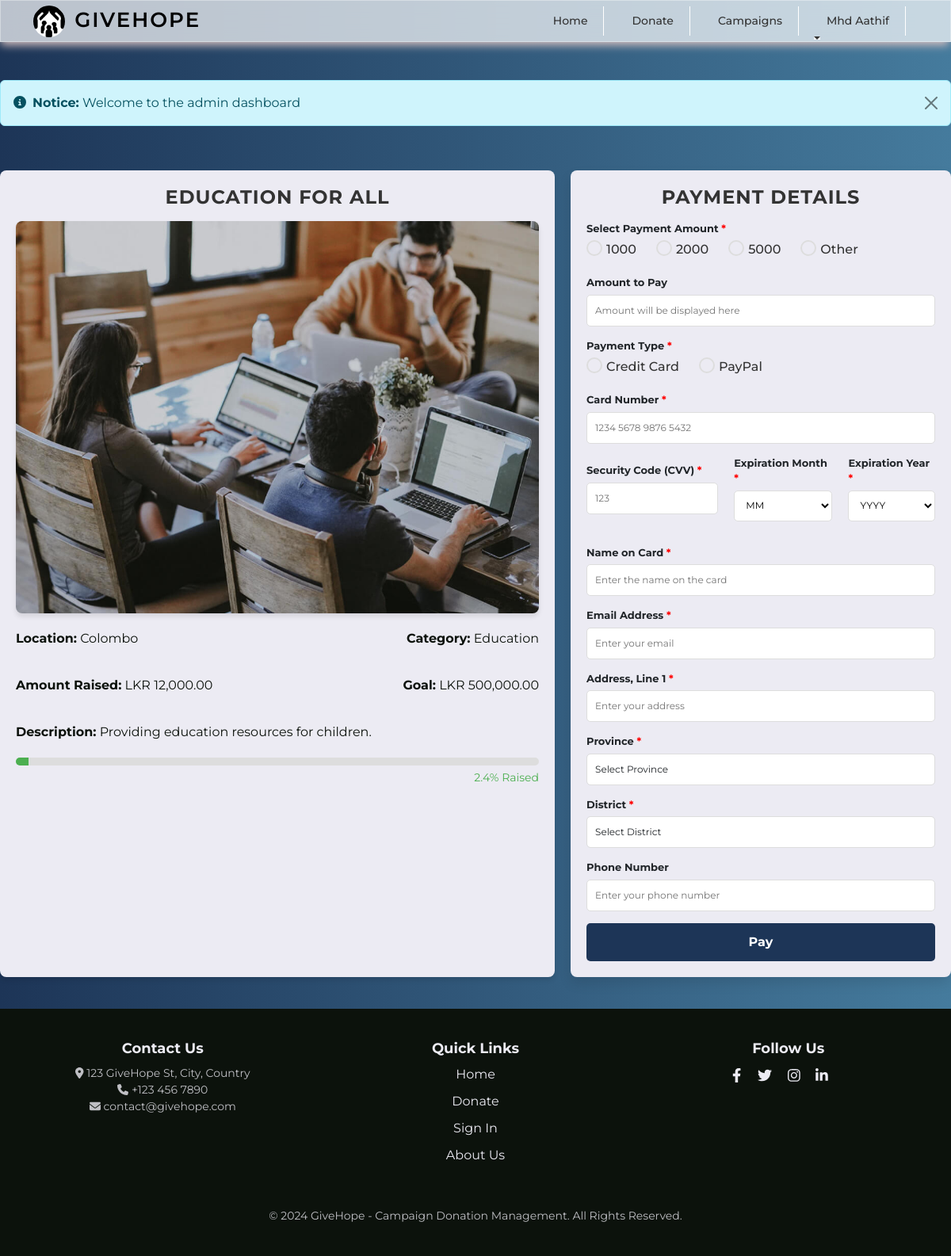
Page /donate.php?id=2 (signed in) on the earlier database version.
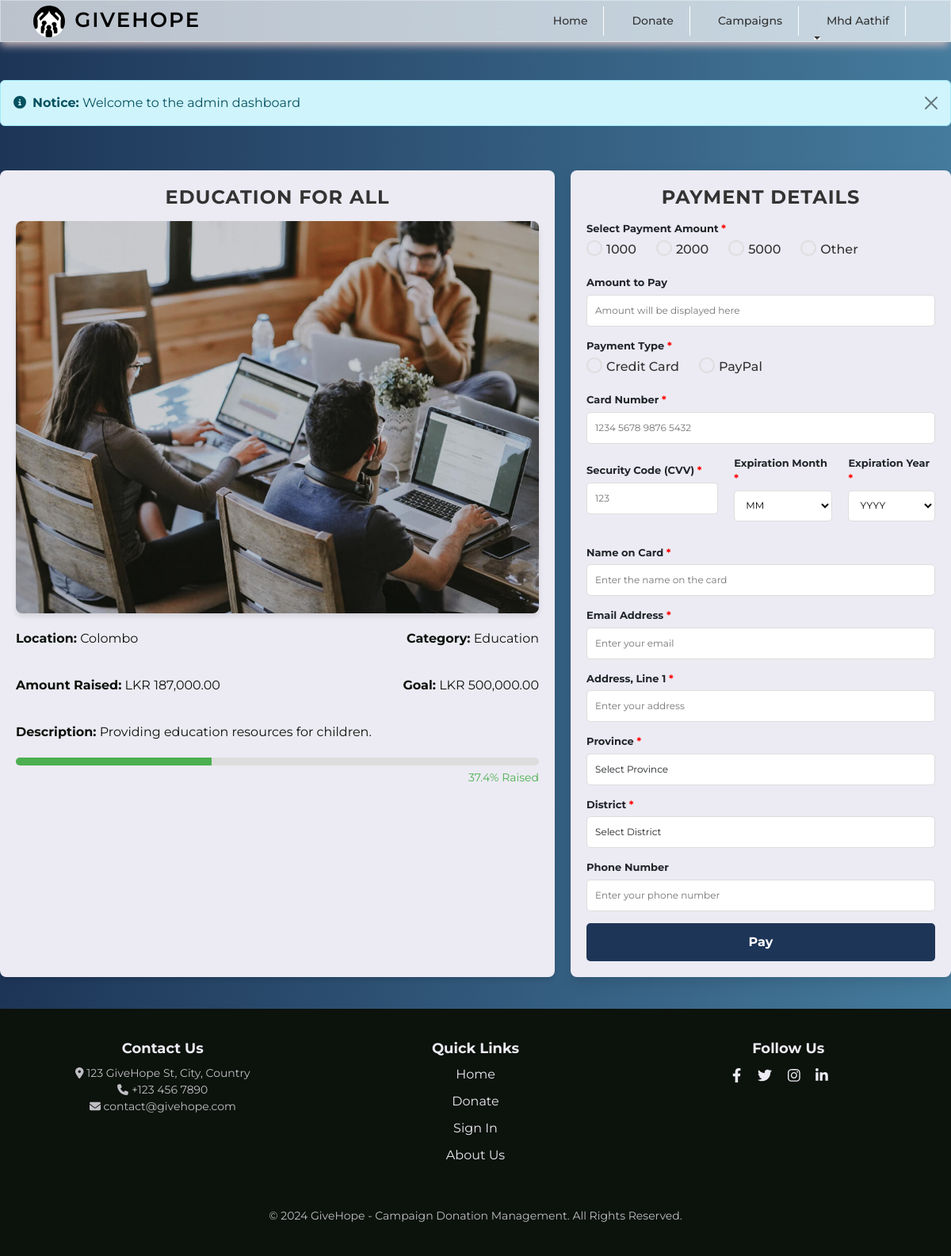
Same page on the later database version.
### tables this page shows
CREATE TABLE `campaigns` (
  `id` int(11) NOT NULL,
  `user_id` int(11) DEFAULT NULL,
  `title` varchar(255) NOT NULL,
  `location` varchar(255) NOT NULL,
  `description` text NOT NULL,
  `goal` decimal(10,2) NOT NULL,
  `category` varchar(100) NOT NULL,
  `start_date` date NOT NULL,
  `end_date` date NOT NULL,
  `image` varchar(255) NOT NULL,
  `document` varchar(255) DEFAULT NULL,
  `organizer_name` varchar(255) NOT NULL,
  `contact` varchar(50) NOT NULL,
  `email` varchar(100) NOT NULL,
  `created_at` timestamp NOT NULL DEFAULT current_timestamp(),
  `status` varchar(20) NOT NULL DEFAULT 'Pending',
  `raised` decimal(15,2) DEFAULT 0.00
);

### donate.php (the view, shortened to what the changed rows need)
<?php
include('admin/authentication.php');
include('includes/header.php');
$campaign_id = isset($_GET['id']) ? $_GET['id'] : null;
if ($campaign_id) {
    $stmt = $con->prepare("SELECT * FROM campaigns WHERE id = ? AND status = 'Accepted'");
    $stmt->bind_param("i", $campaign_id);
    $stmt->execute();
    $result = $stmt->get_result();
    if ($result->num_rows > 0) {
        $campaign = $result->fetch_assoc();
        $progress = ($campaign['raised'] / $campaign['goal']) * 100;
    } else {
        $_SESSION['message'] = "Campaign not found or unavailable.";
        header("Location: index.php");
        exit(0);
    }
} else {
    $_SESSION['message'] = "No campaign selected for donation.";
    header("Location: index.php");
    exit(0);
}
?>
<div class="main-container">
    <div class="campaign-details">
        <h2><?= htmlspecialchars($campaign['title']); ?></h2>
        <img src="<?= htmlspecialchars($campaign['image']); ?>" alt="<?= htmlspecialchars($campaign['title']); ?>"
            class="campaign-image">
        <div class="campaign-info">
            <div class="side-by-side">
                <p class="left"><strong>Location:</strong> <?= htmlspecialchars($campaign['location']); ?></p>
                <p class="right"><strong>Category:</strong> <?= htmlspecialchars($campaign['category']); ?></p>
            </div>
            <div class="side-by-side">
                <p class="left"><strong>Amount Raised:</strong> LKR <?= number_format($campaign['raised'], 2); ?></p>
                <p class="right"><strong>Goal:</strong> LKR <?= number_format($campaign['goal'], 2); ?></p>
            </div>
            <p><strong>Description:</strong> <?= htmlspecialchars($campaign['description']); ?></p>
        </div>
        <div class="progress-container">
            <div class="progress-bar">
                <span style="width: <?= round($progress, 2); ?>%;"></span>
            </div>
            <div class="progress-text"><?= round($progress, 2); ?>% Raised</div>
        </div>
    </div>
</div>
<?php include('includes/footer.php');

Differences in the rows shown:
changed campaigns "EDUCATION FOR ALL": raised "12,000.00" → "187,000.00"; progress "2.4" → "37.4"
